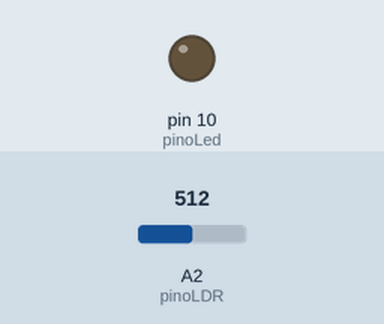
This sketch was run on a simulated Arduino Uno, built with avr-gcc and run on an emulated ATmega328P. Shown: output pins drawn as LEDs (lit = HIGH). Inputs (shaded band) come from the test bench; at power-on: A2 (pinoLDR) = 512.

Above: at 1.2 s.
1.3 s: A2 (pinoLDR) set to 585
2.8 s: A2 (pinoLDR) set to 613
At 3.3 s:
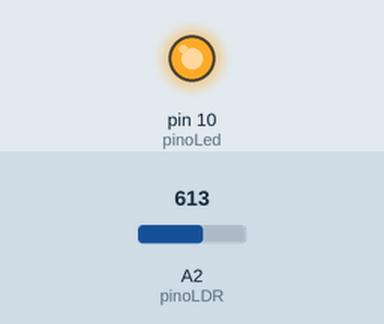
4.3 s: A2 (pinoLDR) set to 590
At 5.5 s:
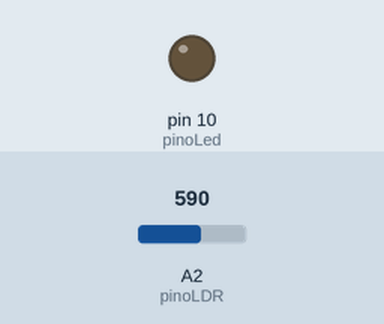
5.8 s: A2 (pinoLDR) set to 610
At 6.8 s:
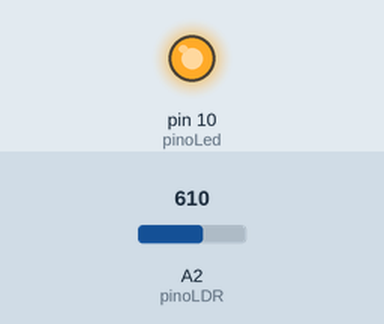
Timing chart, 0 to 8.3 s (numbered marks = the images above; inputs shaded):
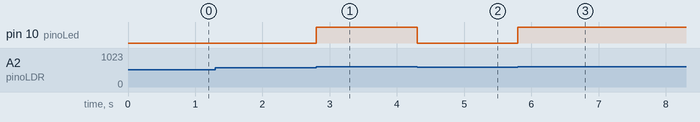

Measured:
- the behaviour switches between 600 and 601 on A2 (pinoLDR) (found by bisection; images 0 and 1)
- after the input at 1.3 s, every drawn part: stays the same
- after the input at 2.8 s, pin 10 (pinoLed): LOW → HIGH at once
- after the input at 4.3 s, pin 10 (pinoLed): HIGH → LOW at once
- after the input at 5.8 s, pin 10 (pinoLed): LOW → HIGH at once

The sketch:

sketch_aug30c.ino
```cpp
const int pinoLed = 10; //PINO DIGITAL UTILIZADO PELO LED
const int pinoLDR = A2; //PINO ANALÓGICO UTILIZADO PELO LDR

void setup(){
  pinMode(pinoLed, OUTPUT); //DEFINE O PINO COMO SAÍDA
  pinMode(pinoLDR, INPUT); //DEFINE O PINO COMO ENTRADA
}
void loop(){
  //O VALOR 600 PODE SER AJUSTADO
  if(analogRead(pinoLDR) > 600){ //SE O VALOR LIDO FOR MAIOR QUE 600, FAZ
    digitalWrite(pinoLed, HIGH); //ACENDE O LED
    Serial.println("Então");
  }
  else{ //SENÃO, FAZ
    digitalWrite(pinoLed, LOW); //APAGA O LED
    Serial.println("Yeets");
  }
}
```
